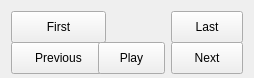
<?xml version="1.0" encoding="UTF-8"?>
<ui version="4.0">
 <class>PlayInfoWidget</class>
 <widget class="QWidget" name="PlayInfoWidget">
  <property name="geometry">
   <rect>
    <x>0</x>
    <y>0</y>
    <width>254</width>
    <height>78</height>
   </rect>
  </property>
  <property name="minimumSize">
   <size>
    <width>254</width>
    <height>78</height>
   </size>
  </property>
  <property name="maximumSize">
   <size>
    <width>254</width>
    <height>78</height>
   </size>
  </property>
  <property name="windowTitle">
   <string/>
  </property>
  <layout class="QGridLayout" name="gridLayout">
   <item row="0" column="0">
    <widget class="QPushButton" name="iFirstButton">
     <property name="minimumSize">
      <size>
       <width>95</width>
       <height>32</height>
      </size>
     </property>
     <property name="maximumSize">
      <size>
       <width>95</width>
       <height>32</height>
      </size>
     </property>
     <property name="text">
      <string>First</string>
     </property>
    </widget>
   </item>
   <item row="0" column="1">
    <widget class="QLabel" name="iFrameNumberLabel">
     <property name="minimumSize">
      <size>
       <width>55</width>
       <height>20</height>
      </size>
     </property>
     <property name="maximumSize">
      <size>
       <width>55</width>
       <height>20</height>
      </size>
     </property>
     <property name="text">
      <string/>
     </property>
    </widget>
   </item>
   <item row="0" column="2">
    <widget class="QPushButton" name="iLastButton">
     <property name="minimumSize">
      <size>
       <width>72</width>
       <height>32</height>
      </size>
     </property>
     <property name="maximumSize">
      <size>
       <width>72</width>
       <height>32</height>
      </size>
     </property>
     <property name="text">
      <string>Last</string>
     </property>
    </widget>
   </item>
   <item row="1" column="0">
    <widget class="QPushButton" name="iPreviousButton">
     <property name="minimumSize">
      <size>
       <width>95</width>
       <height>32</height>
      </size>
     </property>
     <property name="maximumSize">
      <size>
       <width>95</width>
       <height>32</height>
      </size>
     </property>
     <property name="text">
      <string>Previous</string>
     </property>
    </widget>
   </item>
   <item row="1" column="1">
    <widget class="QPushButton" name="iPlayButton">
     <property name="minimumSize">
      <size>
       <width>67</width>
       <height>32</height>
      </size>
     </property>
     <property name="maximumSize">
      <size>
       <width>67</width>
       <height>32</height>
      </size>
     </property>
     <property name="text">
      <string>Play</string>
     </property>
    </widget>
   </item>
   <item row="1" column="2">
    <widget class="QPushButton" name="iNextButton">
     <property name="minimumSize">
      <size>
       <width>72</width>
       <height>32</height>
      </size>
     </property>
     <property name="maximumSize">
      <size>
       <width>72</width>
       <height>32</height>
      </size>
     </property>
     <property name="text">
      <string>Next</string>
     </property>
    </widget>
   </item>
  </layout>
 </widget>
 <resources/>
 <connections/>
</ui>
